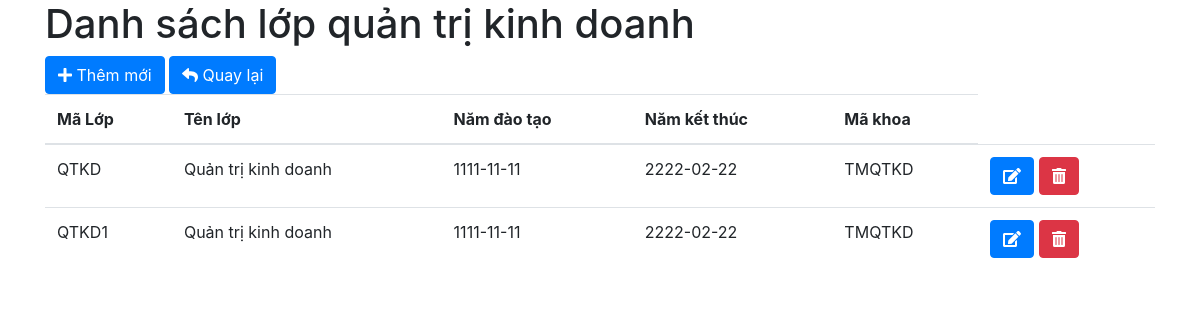
The page /list-class-qtkd.php on the database its author committed.
### tables this page shows
CREATE TABLE `lophoc` (
  `malop` varchar(50) NOT NULL,
  `tenlop` varchar(50) NOT NULL,
  `namdaotao` date NOT NULL,
  `namketthuc` date NOT NULL,
  `makhoa` varchar(50) NOT NULL
);

### list-class-qtkd.php (the view, shortened to what this page needs)
<!DOCTYPE html>
<html lang="en">
<head>
    <link rel="stylesheet" href="https://stackpath.bootstrapcdn.com/bootstrap/4.4.1/css/bootstrap.min.css"
>
</head>
<body>
    <div class="container">
        <h1>Danh sách lớp quản trị kinh doanh</h1>
        <?php
        include('db/connect.php');
        $sql = "select * from `lophoc` WHERE `makhoa`= 'TMQTKD'";
        $result = mysqli_query($conn, $sql);
        $data = [];
        while ($row = mysqli_fetch_array($result, MYSQLI_ASSOC)) {
            $data[] = array(
                'malop' => $row['malop'],
                'tenlop' => $row['tenlop'],
                'namdaotao' => $row['namdaotao'],
                'namketthuc' => $row['namketthuc'],
                'makhoa' => $row['makhoa'],
            );
        }
        ?>
        <a href="add-class.php" class="btn btn-primary">
            <i class="fas fa-plus"></i> Thêm mới
        </a>
        <a href="trangchu.php" class="btn btn-primary">
            <i class="fas fa-reply"></i> Quay lại
        </a>
        <table class="table table-borderd">
            <thead>
                <tr>
                    <th>Mã Lớp</th>
                    <th>Tên lớp</th>
                    <th>Năm đào tạo</th>
                    <th>Năm kết thúc</th>
                    <th>Mã khoa</th>
                </tr>
            </thead>
            <tbody>
                <?php foreach ($data as $row) : ?>
                <tr>
                    <td><?php echo $row['malop']; ?></td>
                    <td><?php echo $row['tenlop']; ?></td>
                    <td><?php echo $row['namdaotao']; ?></td>
                    <td><?php echo $row['namketthuc']; ?></td>
                    <td><?php echo $row['makhoa']; ?></td>
                    <td>
                        <a href="edit-class.php?malop=<?php echo $row['malop'] ?>" name="btnUpdate" id="btnUpdate"
                            class="btn btn-primary">
                            <i class="fas fa-edit"></i>
                        </a>
                        <a href="del-class.php" name="btnDelete" id="btnDelete" class="btn btn-danger">
                            <i class="fas fa-trash-alt"></i>
                        </a>
                    </td>
                </tr>
                <?php endforeach; ?>
            </tbody>
        </table>
    </div>
</body>
</html>

### rows shown on the page
lophoc: malop "QTKD", tenlop "Quản trị kinh doanh", namdaotao "1111-11-11", namketthuc "2222-02-22", makhoa "TMQTKD"
lophoc: malop "QTKD1", tenlop "Quản trị kinh doanh", namdaotao "1111-11-11", namketthuc "2222-02-22", makhoa "TMQTKD"
